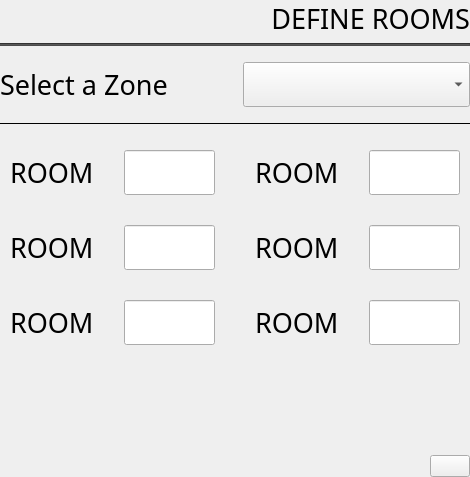
<?xml version="1.0" encoding="UTF-8"?>
<ui version="4.0">
 <class>LightingSettings</class>
 <widget class="QWidget" name="LightingSettings">
  <property name="geometry">
   <rect>
    <x>0</x>
    <y>0</y>
    <width>470</width>
    <height>477</height>
   </rect>
  </property>
  <property name="windowTitle">
   <string>Form</string>
  </property>
  <layout class="QVBoxLayout" name="verticalLayout">
   <property name="leftMargin">
    <number>0</number>
   </property>
   <property name="topMargin">
    <number>0</number>
   </property>
   <property name="rightMargin">
    <number>0</number>
   </property>
   <property name="bottomMargin">
    <number>0</number>
   </property>
   <item>
    <widget class="QLabel" name="label_Title">
     <property name="font">
      <font>
       <family>Sans Serif</family>
       <pointsize>20</pointsize>
      </font>
     </property>
     <property name="text">
      <string>DEFINE ROOMS</string>
     </property>
     <property name="alignment">
      <set>Qt::AlignRight|Qt::AlignTrailing|Qt::AlignVCenter</set>
     </property>
    </widget>
   </item>
   <item>
    <widget class="Line" name="line">
     <property name="styleSheet">
      <string notr="true">background-color: rgb(76, 76, 76);</string>
     </property>
     <property name="orientation">
      <enum>Qt::Horizontal</enum>
     </property>
    </widget>
   </item>
   <item>
    <layout class="QVBoxLayout" name="verticalLayout_2">
     <property name="spacing">
      <number>15</number>
     </property>
     <property name="bottomMargin">
      <number>0</number>
     </property>
     <item>
      <layout class="QHBoxLayout" name="horizontalLayout">
       <property name="topMargin">
        <number>10</number>
       </property>
       <item>
        <widget class="QLabel" name="label">
         <property name="font">
          <font>
           <family>Sans Serif</family>
           <pointsize>20</pointsize>
          </font>
         </property>
         <property name="text">
          <string>Select a Zone</string>
         </property>
        </widget>
       </item>
       <item>
        <widget class="QComboBox" name="selectZone">
         <property name="font">
          <font>
           <family>Sans Serif</family>
           <pointsize>20</pointsize>
          </font>
         </property>
        </widget>
       </item>
      </layout>
     </item>
     <item>
      <widget class="Line" name="line_2">
       <property name="frameShadow">
        <enum>QFrame::Plain</enum>
       </property>
       <property name="orientation">
        <enum>Qt::Horizontal</enum>
       </property>
      </widget>
     </item>
     <item>
      <layout class="QHBoxLayout" name="horizontalLayout_2">
       <property name="spacing">
        <number>20</number>
       </property>
       <property name="rightMargin">
        <number>0</number>
       </property>
       <item>
        <layout class="QVBoxLayout" name="verticalLayout_3">
         <property name="spacing">
          <number>30</number>
         </property>
         <property name="leftMargin">
          <number>10</number>
         </property>
         <property name="topMargin">
          <number>10</number>
         </property>
         <property name="rightMargin">
          <number>10</number>
         </property>
         <property name="bottomMargin">
          <number>10</number>
         </property>
         <item>
          <layout class="QHBoxLayout" name="horizontalLayout_3">
           <item>
            <widget class="QLabel" name="label_2">
             <property name="font">
              <font>
               <family>Sans Serif</family>
               <pointsize>20</pointsize>
              </font>
             </property>
             <property name="text">
              <string>ROOM</string>
             </property>
            </widget>
           </item>
           <item>
            <widget class="QLineEdit" name="lineEdit_Room1">
             <property name="font">
              <font>
               <family>Sans Serif</family>
               <pointsize>20</pointsize>
              </font>
             </property>
            </widget>
           </item>
          </layout>
         </item>
         <item>
          <layout class="QHBoxLayout" name="horizontalLayout_4">
           <item>
            <widget class="QLabel" name="label_3">
             <property name="font">
              <font>
               <family>Sans Serif</family>
               <pointsize>20</pointsize>
              </font>
             </property>
             <property name="text">
              <string>ROOM</string>
             </property>
            </widget>
           </item>
           <item>
            <widget class="QLineEdit" name="lineEdit_Room2">
             <property name="font">
              <font>
               <family>Sans Serif</family>
               <pointsize>20</pointsize>
              </font>
             </property>
            </widget>
           </item>
          </layout>
         </item>
         <item>
          <layout class="QHBoxLayout" name="horizontalLayout_8">
           <item>
            <widget class="QLabel" name="label_7">
             <property name="font">
              <font>
               <family>Sans Serif</family>
               <pointsize>20</pointsize>
              </font>
             </property>
             <property name="text">
              <string>ROOM</string>
             </property>
            </widget>
           </item>
           <item>
            <widget class="QLineEdit" name="lineEdit_Room3">
             <property name="font">
              <font>
               <family>Sans Serif</family>
               <pointsize>20</pointsize>
              </font>
             </property>
            </widget>
           </item>
          </layout>
         </item>
        </layout>
       </item>
       <item>
        <layout class="QVBoxLayout" name="verticalLayout_4">
         <property name="spacing">
          <number>30</number>
         </property>
         <property name="leftMargin">
          <number>10</number>
         </property>
         <property name="topMargin">
          <number>10</number>
         </property>
         <property name="rightMargin">
          <number>10</number>
         </property>
         <property name="bottomMargin">
          <number>10</number>
         </property>
         <item>
          <layout class="QHBoxLayout" name="horizontalLayout_6">
           <property name="rightMargin">
            <number>0</number>
           </property>
           <item>
            <widget class="QLabel" name="label_4">
             <property name="font">
              <font>
               <family>Sans Serif</family>
               <pointsize>20</pointsize>
              </font>
             </property>
             <property name="text">
              <string>ROOM</string>
             </property>
            </widget>
           </item>
           <item>
            <widget class="QLineEdit" name="lineEdit_Room4">
             <property name="font">
              <font>
               <family>Sans Serif</family>
               <pointsize>20</pointsize>
              </font>
             </property>
            </widget>
           </item>
          </layout>
         </item>
         <item>
          <layout class="QHBoxLayout" name="horizontalLayout_7">
           <item>
            <widget class="QLabel" name="label_5">
             <property name="font">
              <font>
               <family>Sans Serif</family>
               <pointsize>20</pointsize>
              </font>
             </property>
             <property name="text">
              <string>ROOM</string>
             </property>
            </widget>
           </item>
           <item>
            <widget class="QLineEdit" name="lineEdit_Room5">
             <property name="font">
              <font>
               <family>Sans Serif</family>
               <pointsize>20</pointsize>
              </font>
             </property>
            </widget>
           </item>
          </layout>
         </item>
         <item>
          <layout class="QHBoxLayout" name="horizontalLayout_9">
           <property name="bottomMargin">
            <number>0</number>
           </property>
           <item>
            <widget class="QLabel" name="label_6">
             <property name="font">
              <font>
               <family>Sans Serif</family>
               <pointsize>20</pointsize>
              </font>
             </property>
             <property name="text">
              <string>ROOM</string>
             </property>
            </widget>
           </item>
           <item>
            <widget class="QLineEdit" name="lineEdit_Room6">
             <property name="font">
              <font>
               <family>Sans Serif</family>
               <pointsize>20</pointsize>
              </font>
             </property>
            </widget>
           </item>
          </layout>
         </item>
        </layout>
       </item>
      </layout>
     </item>
     <item>
      <spacer name="verticalSpacer">
       <property name="orientation">
        <enum>Qt::Vertical</enum>
       </property>
       <property name="sizeType">
        <enum>QSizePolicy::MinimumExpanding</enum>
       </property>
       <property name="sizeHint" stdset="0">
        <size>
         <width>20</width>
         <height>20</height>
        </size>
       </property>
      </spacer>
     </item>
     <item>
      <layout class="QHBoxLayout" name="horizontalLayout_5">
       <property name="bottomMargin">
        <number>0</number>
       </property>
       <item>
        <spacer name="horizontalSpacer">
         <property name="orientation">
          <enum>Qt::Horizontal</enum>
         </property>
         <property name="sizeHint" stdset="0">
          <size>
           <width>40</width>
           <height>20</height>
          </size>
         </property>
        </spacer>
       </item>
       <item>
        <widget class="QPushButton" name="pushButtonSave">
         <property name="maximumSize">
          <size>
           <width>109</width>
           <height>42</height>
          </size>
         </property>
         <property name="focusPolicy">
          <enum>Qt::NoFocus</enum>
         </property>
         <property name="text">
          <string/>
         </property>
         <property name="iconSize">
          <size>
           <width>109</width>
           <height>42</height>
          </size>
         </property>
        </widget>
       </item>
      </layout>
     </item>
    </layout>
   </item>
  </layout>
 </widget>
 <resources/>
 <connections/>
</ui>
